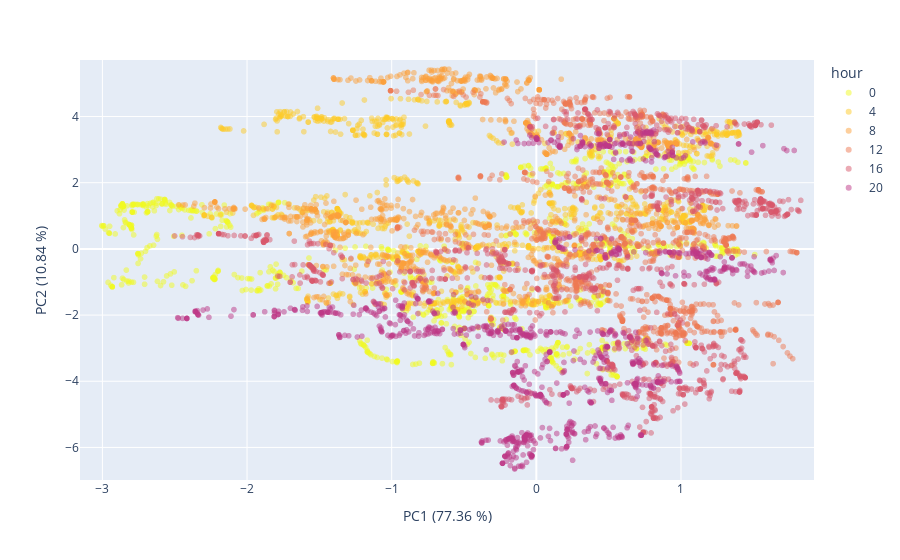
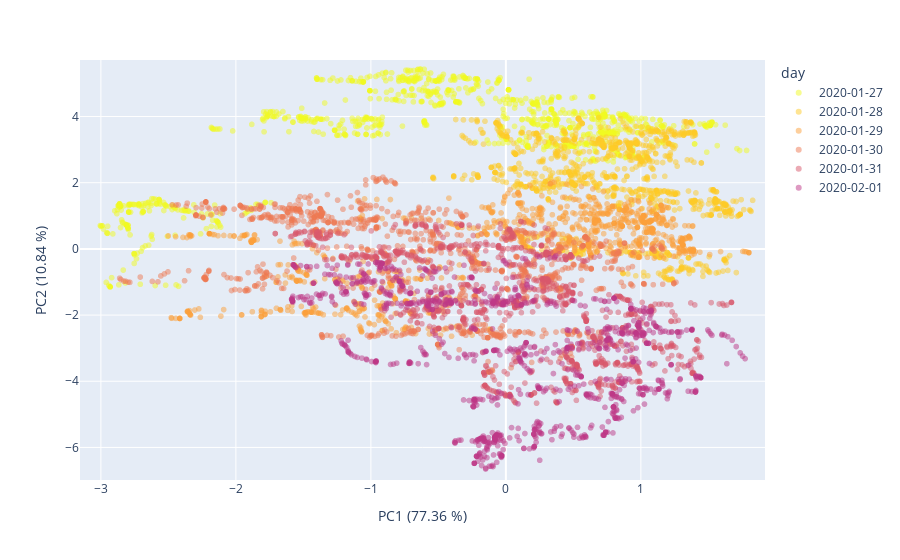

The notebook cell these images were saved under, in order:
### Code cell
#visual_data = pca_no_occupants_[visual_days]
visual_data_days_df = pd.DataFrame({'PC1':visual_data[:,1], 'PC2':visual_data[:,0], 'day':pd.to_datetime(df_visual['timestamp']).dt.date})
visual_data_hours_df = pd.DataFrame({'PC1':visual_data[:,1], 'PC2':visual_data[:,0], 'hour':pd.to_datetime(df_visual['timestamp']).dt.hour.astype('str')})

## Plot no occupant data before environmental correction by hour
x_min, x_max = visual_data_hours_df['PC1'].min()*1.05, visual_data_hours_df['PC1'].max()*1.05
y_min, y_max = visual_data_hours_df['PC2'].min()*1.05, visual_data_hours_df['PC2'].max()*1.05

fig = px.scatter(visual_data_hours_df, x='PC1', y='PC2', color='hour', opacity=0.5, color_discrete_sequence= px.colors.sequential.Plasma_r)
fig.update_traces(marker=dict(colorscale='Viridis'), selector=dict(type='scatter'))
fig.update_layout(
    xaxis_title="PC1 ({:.2f} %)".format(var_proj[0]*100),
    yaxis_title="PC2 ({:.2f} %)".format(var_proj[1]*100),
    xaxis_range=[x_min, x_max],
    yaxis_range=[y_min, y_max]  
)
fig.show()


## Plot no occupant data before environmental correction by day
fig = px.scatter(visual_data_days_df, x='PC1', y='PC2', color='day', opacity=0.5, color_discrete_sequence= px.colors.sequential.Plasma_r)
fig.update_traces(marker=dict(colorscale='Viridis'), selector=dict(type='scatter'))
fig.update_layout(
    xaxis_title="PC1 ({:.2f} %)".format(var_proj[0]*100),
    yaxis_title="PC2 ({:.2f} %)".format(var_proj[1]*100),
    xaxis_range=[x_min, x_max],
    yaxis_range=[y_min, y_max]  
)
fig.show()

### Figure 1 — Plotly figure (JSON) as saved in the notebook; plotly's stock layout.template omitted (floating-point values rounded to 4 significant figures; data arrays with more than 128 entries replaced by an {"elided": "..."} marker saying what was removed)
{"data": [{"hovertemplate": "hour=0<br>PC1=%{x}<br>PC2=%{y}<extra></extra>", "legendgroup": "0", "marker": {"color": "#f0f921", "opacity": 0.5, "symbol": "circle"}, "mode": "markers", "name": "0", "showlegend": true, "type": "scattergl", "x": {"elided": "1080 float values"}, "xaxis": "x", "y": {"elided": "1080 float values"}, "yaxis": "y"}, {"hovertemplate": "hour=4<br>PC1=%{x}<br>PC2=%{y}<extra></extra>", "legendgroup": "4", "marker": {"color": "#fdca26", "opacity": 0.5, "symbol": "circle"}, "mode": "markers", "name": "4", "showlegend": true, "type": "scattergl", "x": {"elided": "1080 float values"}, "xaxis": "x", "y": {"elided": "1080 float values"}, "yaxis": "y"}, {"hovertemplate": "hour=8<br>PC1=%{x}<br>PC2=%{y}<extra></extra>", "legendgroup": "8", "marker": {"color": "#fb9f3a", "opacity": 0.5, "symbol": "circle"}, "mode": "markers", "name": "8", "showlegend": true, "type": "scattergl", "x": {"elided": "1080 float values"}, "xaxis": "x", "y": {"elided": "1080 float values"}, "yaxis": "y"}, {"hovertemplate": "hour=12<br>PC1=%{x}<br>PC2=%{y}<extra></extra>", "legendgroup": "12", "marker": {"color": "#ed7953", "opacity": 0.5, "symbol": "circle"}, "mode": "markers", "name": "12", "showlegend": true, "type": "scattergl", "x": {"elided": "1080 float values"}, "xaxis": "x", "y": {"elided": "1080 float values"}, "yaxis": "y"}, {"hovertemplate": "hour=16<br>PC1=%{x}<br>PC2=%{y}<extra></extra>", "legendgroup": "16", "marker": {"color": "#d8576b", "opacity": 0.5, "symbol": "circle"}, "mode": "markers", "name": "16", "showlegend": true, "type": "scattergl", "x": {"elided": "1080 float values"}, "xaxis": "x", "y": {"elided": "1080 float values"}, "yaxis": "y"}, {"hovertemplate": "hour=20<br>PC1=%{x}<br>PC2=%{y}<extra></extra>", "legendgroup": "20", "marker": {"color": "#bd3786", "opacity": 0.5, "symbol": "circle"}, "mode": "markers", "name": "20", "showlegend": true, "type": "scattergl", "x": {"elided": "1080 float values"}, "xaxis": "x", "y": {"elided": "1080 float values"}, "yaxis": "y"}], "layout": {"autosize": true, "legend": {"title": {"text": "hour"}, "tracegroupgap": 0}, "margin": {"t": 60}, "xaxis": {"anchor": "y", "domain": [0, 1], "range": [-3.155, 1.92], "title": {"text": "PC1 (77.36 %)"}, "type": "linear"}, "yaxis": {"anchor": "x", "domain": [0, 1], "range": [-6.984, 5.708], "title": {"text": "PC2 (10.84 %)"}, "type": "linear"}}}

### Figure 2 — Plotly figure (JSON) as saved in the notebook; plotly's stock layout.template omitted (floating-point values rounded to 4 significant figures; data arrays with more than 128 entries replaced by an {"elided": "..."} marker saying what was removed)
{"data": [{"hovertemplate": "day=2020-01-27<br>PC1=%{x}<br>PC2=%{y}<extra></extra>", "legendgroup": "2020-01-27", "marker": {"color": "#f0f921", "opacity": 0.5, "symbol": "circle"}, "mode": "markers", "name": "2020-01-27", "showlegend": true, "type": "scattergl", "x": {"elided": "1080 float values"}, "xaxis": "x", "y": {"elided": "1080 float values"}, "yaxis": "y"}, {"hovertemplate": "day=2020-01-28<br>PC1=%{x}<br>PC2=%{y}<extra></extra>", "legendgroup": "2020-01-28", "marker": {"color": "#fdca26", "opacity": 0.5, "symbol": "circle"}, "mode": "markers", "name": "2020-01-28", "showlegend": true, "type": "scattergl", "x": {"elided": "1080 float values"}, "xaxis": "x", "y": {"elided": "1080 float values"}, "yaxis": "y"}, {"hovertemplate": "day=2020-01-29<br>PC1=%{x}<br>PC2=%{y}<extra></extra>", "legendgroup": "2020-01-29", "marker": {"color": "#fb9f3a", "opacity": 0.5, "symbol": "circle"}, "mode": "markers", "name": "2020-01-29", "showlegend": true, "type": "scattergl", "x": {"elided": "1080 float values"}, "xaxis": "x", "y": {"elided": "1080 float values"}, "yaxis": "y"}, {"hovertemplate": "day=2020-01-30<br>PC1=%{x}<br>PC2=%{y}<extra></extra>", "legendgroup": "2020-01-30", "marker": {"color": "#ed7953", "opacity": 0.5, "symbol": "circle"}, "mode": "markers", "name": "2020-01-30", "showlegend": true, "type": "scattergl", "x": {"elided": "1080 float values"}, "xaxis": "x", "y": {"elided": "1080 float values"}, "yaxis": "y"}, {"hovertemplate": "day=2020-01-31<br>PC1=%{x}<br>PC2=%{y}<extra></extra>", "legendgroup": "2020-01-31", "marker": {"color": "#d8576b", "opacity": 0.5, "symbol": "circle"}, "mode": "markers", "name": "2020-01-31", "showlegend": true, "type": "scattergl", "x": {"elided": "1080 float values"}, "xaxis": "x", "y": {"elided": "1080 float values"}, "yaxis": "y"}, {"hovertemplate": "day=2020-02-01<br>PC1=%{x}<br>PC2=%{y}<extra></extra>", "legendgroup": "2020-02-01", "marker": {"color": "#bd3786", "opacity": 0.5, "symbol": "circle"}, "mode": "markers", "name": "2020-02-01", "showlegend": true, "type": "scattergl", "x": {"elided": "1080 float values"}, "xaxis": "x", "y": {"elided": "1080 float values"}, "yaxis": "y"}], "layout": {"autosize": true, "legend": {"title": {"text": "day"}, "tracegroupgap": 0}, "margin": {"t": 60}, "xaxis": {"anchor": "y", "domain": [0, 1], "range": [-3.155, 1.92], "title": {"text": "PC1 (77.36 %)"}, "type": "linear"}, "yaxis": {"anchor": "x", "domain": [0, 1], "range": [-6.984, 5.708], "title": {"text": "PC2 (10.84 %)"}, "type": "linear"}}}
